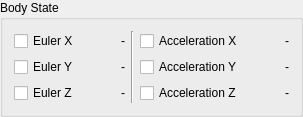
          <widget class="QGroupBox" name="groupBox_4">
           <property name="title">
            <string>Body State</string>
           </property>
           <layout class="QHBoxLayout" name="horizontalLayout_153">
            <item>
             <layout class="QVBoxLayout" name="verticalLayout_5">
              <property name="spacing">
               <number>6</number>
              </property>
              <property name="sizeConstraint">
               <enum>QLayout::SetFixedSize</enum>
              </property>
              <item>
               <layout class="QHBoxLayout" name="horizontalLayout_84">
                <item>
                 <widget class="QCheckBox" name="checkBox_euler_x">
                  <property name="text">
                   <string>Euler X</string>
                  </property>
                 </widget>
                </item>
                <item>
                 <widget class="QLabel" name="lbl_euler_x">
                  <property name="minimumSize">
                   <size>
                    <width>40</width>
                    <height>0</height>
                   </size>
                  </property>
                  <property name="maximumSize">
                   <size>
                    <width>40</width>
                    <height>16777215</height>
                   </size>
                  </property>
                  <property name="text">
                   <string>-</string>
                  </property>
                  <property name="alignment">
                   <set>Qt::AlignRight|Qt::AlignTrailing|Qt::AlignVCenter</set>
                  </property>
                 </widget>
                </item>
               </layout>
              </item>
              <item>
               <layout class="QHBoxLayout" name="horizontalLayout_85">
                <item>
                 <widget class="QCheckBox" name="checkBox_euler_y">
                  <property name="text">
                   <string>Euler Y</string>
                  </property>
                 </widget>
                </item>
                <item>
                 <widget class="QLabel" name="lbl_euler_y">
                  <property name="minimumSize">
                   <size>
                    <width>40</width>
                    <height>0</height>
                   </size>
                  </property>
                  <property name="maximumSize">
                   <size>
                    <width>40</width>
                    <height>16777215</height>
                   </size>
                  </property>
                  <property name="text">
                   <string>-</string>
                  </property>
                  <property name="alignment">
                   <set>Qt::AlignRight|Qt::AlignTrailing|Qt::AlignVCenter</set>
                  </property>
                 </widget>
                </item>
               </layout>
              </item>
              <item>
               <layout class="QHBoxLayout" name="horizontalLayout_86">
                <item>
                 <widget class="QCheckBox" name="checkBox_euler_x_3">
                  <property name="text">
                   <string>Euler Z</string>
                  </property>
                 </widget>
                </item>
                <item>
                 <widget class="QLabel" name="lbl_euler_z">
                  <property name="minimumSize">
                   <size>
                    <width>40</width>
                    <height>0</height>
                   </size>
                  </property>
                  <property name="maximumSize">
                   <size>
                    <width>40</width>
                    <height>16777215</height>
                   </size>
                  </property>
                  <property name="text">
                   <string>-</string>
                  </property>
                  <property name="alignment">
                   <set>Qt::AlignRight|Qt::AlignTrailing|Qt::AlignVCenter</set>
                  </property>
                 </widget>
                </item>
               </layout>
              </item>
             </layout>
            </item>
            <item>
             <widget class="Line" name="line_8">
              <property name="orientation">
               <enum>Qt::Vertical</enum>
              </property>
             </widget>
            </item>
            <item>
             <layout class="QVBoxLayout" name="verticalLayout_6">
              <property name="sizeConstraint">
               <enum>QLayout::SetFixedSize</enum>
              </property>
              <item>
               <layout class="QHBoxLayout" name="horizontalLayout_87">
                <item>
                 <widget class="QCheckBox" name="checkBox_acc_x">
                  <property name="text">
                   <string>Acceleration X</string>
                  </property>
                 </widget>
                </item>
                <item>
                 <widget class="QLabel" name="lbl_acc_x">
                  <property name="minimumSize">
                   <size>
                    <width>40</width>
                    <height>0</height>
                   </size>
                  </property>
                  <property name="maximumSize">
                   <size>
                    <width>40</width>
                    <height>16777215</height>
                   </size>
                  </property>
                  <property name="text">
                   <string>-</string>
                  </property>
                  <property name="alignment">
                   <set>Qt::AlignRight|Qt::AlignTrailing|Qt::AlignVCenter</set>
                  </property>
                 </widget>
                </item>
               </layout>
              </item>
              <item>
               <layout class="QHBoxLayout" name="horizontalLayout_88">
                <item>
                 <widget class="QCheckBox" name="checkBox_acc_y">
                  <property name="text">
                   <string>Acceleration Y</string>
                  </property>
                 </widget>
                </item>
                <item>
                 <widget class="QLabel" name="lbl_acc_y">
                  <property name="minimumSize">
                   <size>
                    <width>40</width>
                    <height>0</height>
                   </size>
                  </property>
                  <property name="maximumSize">
                   <size>
                    <width>40</width>
                    <height>16777215</height>
                   </size>
                  </property>
                  <property name="text">
                   <string>-</string>
                  </property>
                  <property name="alignment">
                   <set>Qt::AlignRight|Qt::AlignTrailing|Qt::AlignVCenter</set>
                  </property>
                 </widget>
                </item>
               </layout>
              </item>
              <item>
               <layout class="QHBoxLayout" name="horizontalLayout_89">
                <item>
                 <widget class="QCheckBox" name="checkBox_acc_z">
                  <property name="text">
                   <string>Acceleration Z</string>
                  </property>
                 </widget>
                </item>
                <item>
                 <widget class="QLabel" name="lbl_acc_z">
                  <property name="minimumSize">
                   <size>
                    <width>40</width>
                    <height>0</height>
                   </size>
                  </property>
                  <property name="maximumSize">
                   <size>
                    <width>40</width>
                    <height>16777215</height>
                   </size>
                  </property>
                  <property name="text">
                   <string>-</string>
                  </property>
                  <property name="alignment">
                   <set>Qt::AlignRight|Qt::AlignTrailing|Qt::AlignVCenter</set>
                  </property>
                 </widget>
                </item>
               </layout>
              </item>
             </layout>
            </item>
           </layout>
          </widget>
